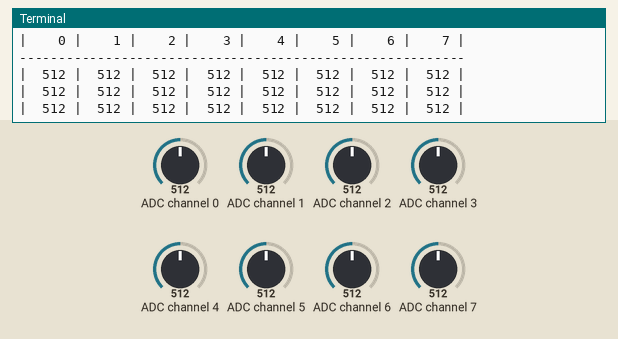
A program run on a simulated Raspberry Pi (BCM pin numbers). On the bench: the last lines printed to the terminal. Inputs (shaded band) come from the test bench; at power-on: ADC channel 0 = 512, ADC channel 1 = 512, ADC channel 2 = 512, ADC channel 3 = 512, ADC channel 4 = 512, ADC channel 5 = 512, ADC channel 6 = 512, ADC channel 7 = 512 (analog values on the 0–1023 scale). The clock reads 2024-03-15 10:24:30 at power-on unless the program sets it.

Above: at 1.2 s.
1.3 s: ADC channel 0 set to 30
At 2.02 s:
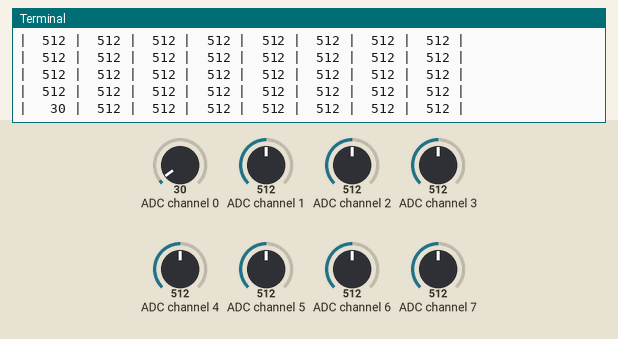
3.3 s: ADC channel 1 set to 30
At 3.82 s:
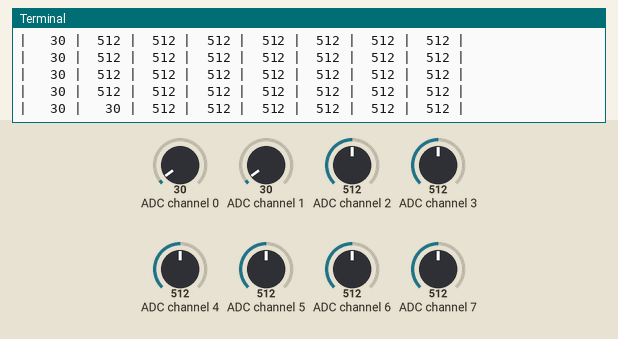
5.1 s: ADC channel 2 set to 30
At 5.63 s:
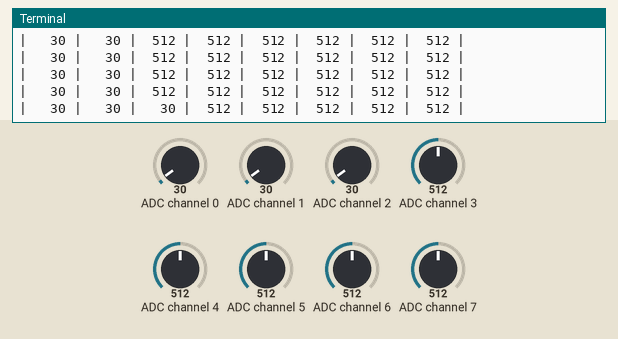
6.9 s: ADC channel 3 set to 30
At 7.44 s:
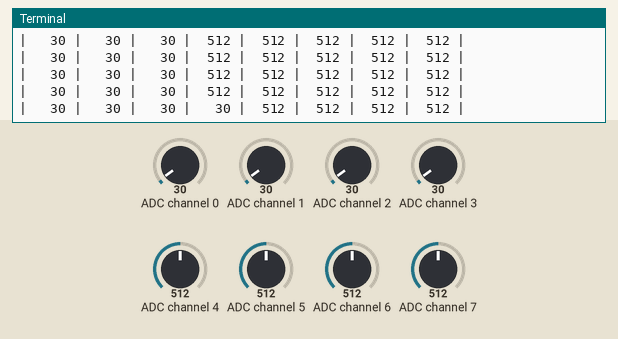
8.7 s: ADC channel 4 set to 30
At 10.8 s:
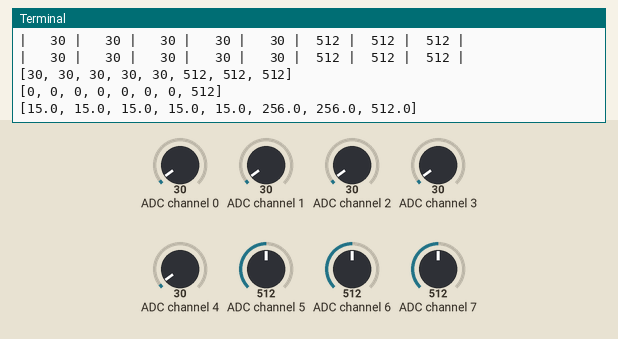

The program:

readtest.py
```python
import RPi.GPIO as io
import Adafruit_MCP3008
import time
CLK  = 18
MISO = 23
MOSI = 24
CS   = 25
CS2 =  27
mcp2 = Adafruit_MCP3008.MCP3008(clk=CLK, cs=CS2, miso=MISO, mosi=MOSI)
mcp = Adafruit_MCP3008.MCP3008(clk=CLK, cs=CS, miso=MISO, mosi=MOSI)
mini=[1000,1000,1000,1000,1000,1000,1000,1000]
maxi=[0,0,0,0,0,0,0,0]
avg=[0,0,0,0,0,0,0,0]
bi =[0,0,0,0,0,0,0,0]
mini2=[1000,1000,1000,1000,1000,1000,1000,1000]
maxi2=[0,0,0,0,0,0,0,0]
avg2=[0,0,0,0,0,0,0,0]
bi2 =[0,0,0,0,0,0,0,0]


print('Reading FRONT values, press Ctrl-C to quit...')
# Print nice channel column headers.
print('| {0:>4} | {1:>4} | {2:>4} | {3:>4} | {4:>4} | {5:>4} | {6:>4} | {7:>4} |'.format(*range(8)))
print('-' * 57)
# Main program loop.
x=time.time()
while True:
	values = [0]*8
	for i in range(8):
		values[i] = mcp.read_adc(i)
		if values[i]<mini[i]:
			mini[i]=values[i]
        if values[i]>maxi[i]:
			maxi[i]=values[i]
        time.sleep(0.3)
    # Print the ADC values.
	print('| {0:>4} | {1:>4} | {2:>4} | {3:>4} | {4:>4} | {5:>4} | {6:>4} | {7:>4} |'.format(*values))
	if time.time()-x >10:
		break

print(mini)
print(maxi)
for i in range(8):
	avg[i]=(mini[i]+maxi[i])/2
print( avg)

time.sleep(3)

print('Reading BACK values, press Ctrl-C to quit...')
# Print nice channel column headers.
print('| {0:>4} | {1:>4} | {2:>4} | {3:>4} | {4:>4} | {5:>4} | {6:>4} | {7:>4} |'.format(*range(8)))
print('-' * 57)
# Main program loop.
x=time.time()
while True:
	values2 = [0]*8
	for i in range(8):
		values2[i] = mcp2.read_adc(i)
		if values2[i]<mini2[i]:
			mini2[i]=values2[i]
		if values2[i]>maxi2[i]:
			maxi2[i]=values2[i]
        time.sleep(0.3)
    # Print the ADC values.
	print('| {0:>4} | {1:>4} | {2:>4} | {3:>4} | {4:>4} | {5:>4} | {6:>4} | {7:>4} |'.format(*values))
	if time.time()-x >10:
		break

print(mini2)
print(maxi2)
for i in range(8):
    avg2[i]=(mini2[i]+maxi2[i])/2
print( avg2)
```

Measured:
- after the input at 1.3 s, the terminal: prints a new line after 0.51 s (image 1)
- after the input at 3.3 s, the terminal: prints a new line after 0.32 s (image 2)
- after the input at 5.1 s, the terminal: prints a new line after 0.33 s (image 3)
- after the input at 6.9 s, the terminal: prints a new line after 0.34 s (image 4)
- after the input at 8.7 s, the terminal: prints a new line after 0.35 s (image 5)
